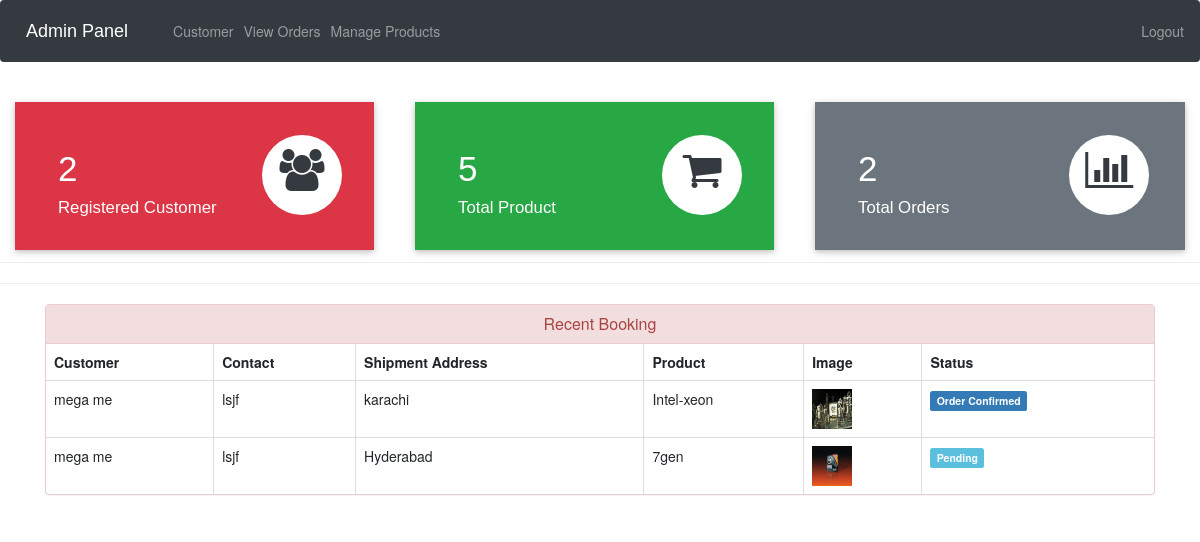
The app's page /admin-dashboard (signed in) with its own data.
### ecom/models.py (models this page shows, shortened)
class Customer(models.Model):
    user=models.OneToOneField(User,on_delete=models.CASCADE)
    profile_pic= models.ImageField(upload_to='profile_pic/CustomerProfilePic/',null=True,blank=True)
    address = models.CharField(max_length=40)
    mobile = models.CharField(max_length=20,null=False)
    @property
    def get_name(self):
        return self.user.first_name+" "+self.user.last_name

class Orders(models.Model):
    STATUS =(
        ('Pending','Pending'),
        ('Order Confirmed','Order Confirmed'),
        ('Out for Delivery','Out for Delivery'),
        ('Delivered','Delivered'),
    )
    customer=models.ForeignKey('Customer', on_delete=models.CASCADE,null=True)
    product=models.ForeignKey('Product',on_delete=models.CASCADE,null=True)
    email = models.CharField(max_length=50,null=True)
    address = models.CharField(max_length=500,null=True)
    mobile = models.CharField(max_length=20,null=True)
    order_date= models.DateField(auto_now_add=True,null=True)
    status=models.CharField(max_length=50,null=True,choices=STATUS)

class Product(models.Model):
    name=models.CharField(max_length=40)
    product_image= models.ImageField(upload_to='product_image/',null=True,blank=True)
    price = models.PositiveIntegerField()
    description=models.CharField(max_length=40)

### ecom/views.py (the view)
# urls.py: path('admin-dashboard', views.admin_dashboard_view,name='admin-dashboard'),
@login_required(login_url='adminlogin')
def admin_dashboard_view(request):
    customercount=models.Customer.objects.all().count()
    productcount=models.Product.objects.all().count()
    ordercount=models.Orders.objects.all().count()
    orders=models.Orders.objects.all()
    ordered_products=[]
    ordered_bys=[]
    for order in orders:
        ordered_product=models.Product.objects.all().filter(id=order.product.id)
        ordered_by=models.Customer.objects.all().filter(id = order.customer.id)
        ordered_products.append(ordered_product)
        ordered_bys.append(ordered_by)
    mydict={
    'customercount':customercount,
    'productcount':productcount,
    'ordercount':ordercount,
    'data':zip(ordered_products,ordered_bys,orders),
    }
    return render(request,'ecom/admin_dashboard.html',context=mydict)

### templates/ecom/admin_dashboard.html
{% extends 'ecom/admin_base.html' %}
{% load static %}
{% block content %}
<br>
{%include 'ecom/admin_dashboard_cards.html'%}
<br><br><br><br><br>
<hr><hr>
<div class="container" >
    <div class="panel panel-danger" >
      <div class="panel-heading" style="text-align:center;">
        <h6 class="panel-title">Recent Booking</h6>
      </div>
      <table class="table table-hover table-bordered" id="dev-table">
        <thead>
          <tr>
            <th>Customer</th>
            <th>Contact</th>
            <th>Shipment Address</th>
            <th>Product</th>
            <th>Image</th>
            <th>Status</th>
          </tr>
        </thead>
        {% for product,customer,order in data %}
        <tr>
          {% for c in customer %}
          <td> {{c.get_name}}</td>
          <td>{{c.mobile}}</td>
          <td>{{order.address}}</td>
          {% endfor %}
          {% for p in product %}
          <td> {{p.name}}</td>
          <td> <img src="{% static p.product_image.url %}" alt="Profile Pic" height="40px" width="40px" /></td>
          {% if order.status == 'Pending'%}
          <td> <span class="label label-info">{{order.status}}</span></td>
          {% elif order.status == 'Delivered' %}
          <td> <span class="label label-success">{{order.status}}</span></td>
          {% elif order.status == 'Out for Delivery' %}
          <td> <span class="label label-warning">{{order.status}}</span></td>
          {%else%}
            <td> <span class="label label-primary">{{order.status}}</span></td>
          {%endif%}
          {% endfor %}
        </tr>
        {% endfor %}
      </table>
  </div>
</div>
{% endblock content %}

### records on screen
Orders: address "karachi", status "Order Confirmed"
Customer: get_name "mega me", mobile "lsjf"
Product: name "Intel-xeon", product_image (picture)
Orders: address "Hyderabad", status "Pending"
Product: name "7gen", product_image (picture)

### other values on screen
{{ customercount }} "2"
{{ productcount }} "5"
{{ ordercount }} "2"
